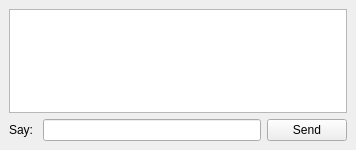
<?xml version="1.0" encoding="UTF-8"?>
<ui version="4.0">
 <class>chatDock</class>
 <widget class="QDockWidget" name="chatDock">
  <property name="geometry">
   <rect>
    <x>0</x>
    <y>0</y>
    <width>356</width>
    <height>150</height>
   </rect>
  </property>
  <property name="minimumSize">
   <size>
    <width>189</width>
    <height>150</height>
   </size>
  </property>
  <property name="features">
   <set>QDockWidget::DockWidgetFloatable|QDockWidget::DockWidgetMovable</set>
  </property>
  <property name="allowedAreas">
   <set>Qt::LeftDockWidgetArea|Qt::RightDockWidgetArea</set>
  </property>
  <property name="windowTitle">
   <string>Net Match Chat</string>
  </property>
  <widget class="QWidget" name="dockWidgetContents">
   <layout class="QVBoxLayout" name="verticalLayout">
    <item>
     <widget class="QTextEdit" name="chat">
      <property name="readOnly">
       <bool>true</bool>
      </property>
     </widget>
    </item>
    <item>
     <layout class="QHBoxLayout" name="horizontalLayout">
      <item>
       <widget class="QLabel" name="label">
        <property name="text">
         <string>Say: </string>
        </property>
       </widget>
      </item>
      <item>
       <widget class="QLineEdit" name="say">
        <property name="maxLength">
         <number>64</number>
        </property>
       </widget>
      </item>
      <item>
       <widget class="QPushButton" name="send">
        <property name="text">
         <string>Send</string>
        </property>
       </widget>
      </item>
     </layout>
    </item>
   </layout>
  </widget>
 </widget>
 <resources/>
 <connections>
  <connection>
   <sender>say</sender>
   <signal>returnPressed()</signal>
   <receiver>chatDock</receiver>
   <slot>regMess()</slot>
   <hints>
    <hint type="sourcelabel">
     <x>152</x>
     <y>126</y>
    </hint>
    <hint type="destinationlabel">
     <x>177</x>
     <y>74</y>
    </hint>
   </hints>
  </connection>
 </connections>
 <slots>
  <signal>sendMess(QString)</signal>
  <slot>regMess()</slot>
 </slots>
</ui>
